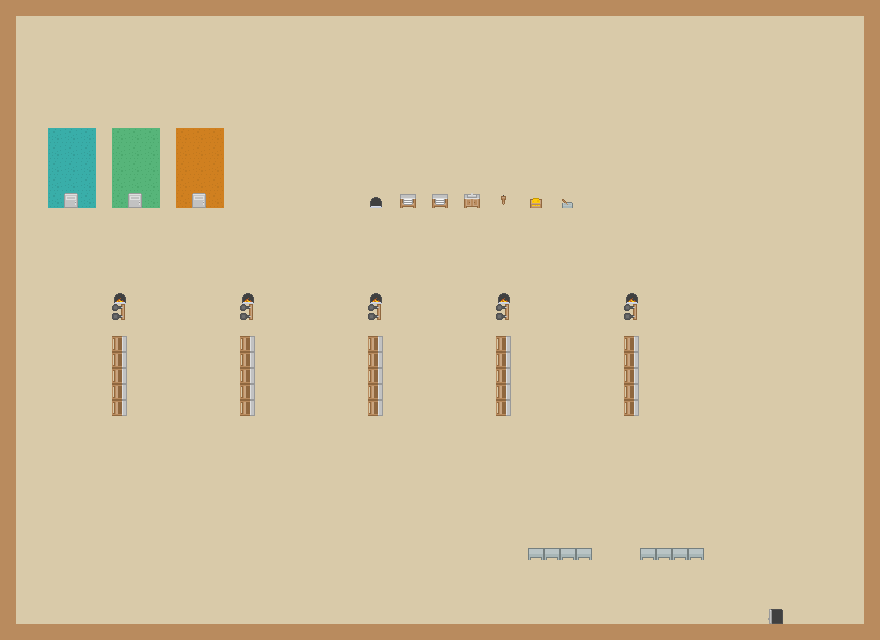

This game map was drawn from its Tiled (.tmx) file and the tilesets committed beside it. A one-line description and the trimmed map source follow:
An orthogonal 55x40 tile map with 16x16 px tiles, 8 tile layers (Ground, Wall, Counter, WorkPlace, ...) and 7 objects (KitchenWallLeft, KitchenWallTop, KitchenWallBot, KitchenWallRight, kitchenStockFreezer, ...).

<map version="1.2" tiledversion="1.2.1" orientation="orthogonal" renderorder="right-down" width="55" height="40" tilewidth="16" tileheight="16" infinite="0" nextlayerid="10" nextobjectid="9">
 <tileset firstgid="1" name="TileCuisine" tilewidth="16" tileheight="16" tilecount="28" columns="28">
  <image source="TileCuisine.png" trans="ff00ff" width="448" height="16" />
 </tileset>
 <layer id="1" name="Ground" width="55" height="40" locked="1">
  <data>[2200 cells, 2014 non-empty, 1 distinct tile ids]</data>
 </layer>
 <layer id="2" name="Wall" width="55" height="40" locked="1">
  <data>[2200 cells, 186 non-empty, 1 distinct tile ids]</data>
 </layer>
 <layer id="3" name="Counter" width="55" height="40" locked="1">
  <data>[2200 cells, 8 non-empty, 1 distinct tile ids]</data>
 </layer>
 <layer id="4" name="WorkPlace" width="55" height="40" locked="1">
  <data>[2200 cells, 25 non-empty, 1 distinct tile ids]</data>
 </layer>
 <layer id="5" name="InstrumentAndFire" width="55" height="40" locked="1">
  <data>[2200 cells, 10 non-empty, 2 distinct tile ids]</data>
 </layer>
 <layer id="6" name="Machine" width="55" height="40" locked="1">
  <data>[2200 cells, 7 non-empty, 6 distinct tile ids]</data>
 </layer>
 <layer id="7" name="Stockage" width="55" height="40" locked="1">
  <data>[2200 cells, 45 non-empty, 3 distinct tile ids]</data>
 </layer>
 <layer id="8" name="Doors" width="55" height="40" locked="1">
  <data>[2200 cells, 4 non-empty, 2 distinct tile ids]</data>
 </layer>
 <objectgroup id="9" name="Collision">
  <object id="1" name="KitchenWallLeft" x="1" y="2" width="15" height="638">
   <properties>
    <property name="IsBlockable" type="bool" value="true" />
   </properties>
  </object>
  <object id="2" name="KitchenWallTop" x="-1" y="0" width="882" height="17">
   <properties>
    <property name="IsBlockable" type="bool" value="false" />
   </properties>
  </object>
  <object id="3" name="KitchenWallBot" x="0" y="623" width="880" height="17">
   <properties>
    <property name="IsBlockable" type="bool" value="true" />
   </properties>
  </object>
  <object id="4" name="KitchenWallRight" x="864" y="3" width="14" height="637">
   <properties>
    <property name="IsBlockable" type="bool" value="true" />
   </properties>
  </object>
  <object id="5" name="kitchenStockFreezer" x="49" y="128" width="46" height="79">
   <properties>
    <property name="IsBlockable" type="bool" value="true" />
   </properties>
  </object>
  <object id="6" name="kitchenStockFridge" x="112" y="129" width="48" height="79">
   <properties>
    <property name="IsBlockable" type="bool" value="true" />
   </properties>
  </object>
  <object id="8" name="kitchenStockAmbiant" x="175" y="126" width="50" height="83">
   <properties>
    <property name="IsBlockable" type="bool" value="true" />
   </properties>
  </object>
 </objectgroup>
</map>
